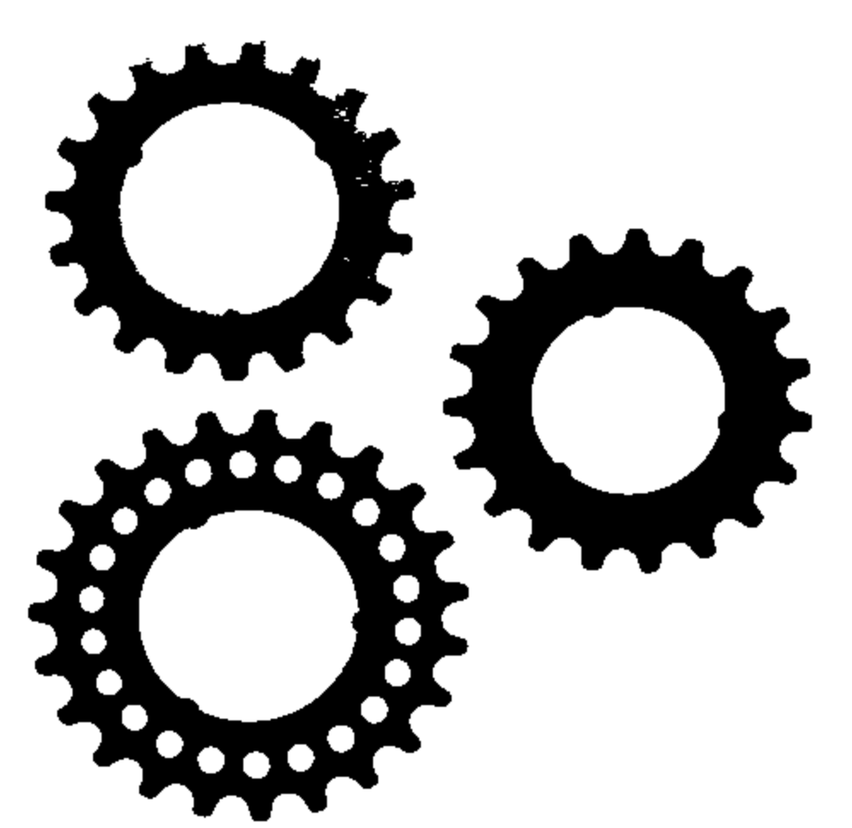
#> input picture Image Processing/images/morf.png, 852 x 828 px, shrunk from 998 x 970 before the run, found by its file name
$ jupyter execute P1_Parte4.ipynb
#> lines starting #> are read from the running program, lines starting #| are printed output that depends on the picture; after the words box and inside, x2 and y2 are one past the last pixel; in counts of white or black regions, pixels touching at a corner belong together
# Práctica 1

### Parte 4: Filtros morfológicos

[cell 1]
from PIL import Image
import numpy as np
from skimage.filters import threshold_otsu
import math

[cell 2]
im = Image.open("morf.png")
#> im is the input picture: PIL image 852x828 RGBA; mean R, G, B, A 189.9, 189.9, 189.9, 255
im.mode
#> Out = 'RGBA'

Convertimos a escala de grises:

[cell 3]
im = im.convert('L')
#> im: PIL image 852x828 L
print(im.mode)
#| L
I = np.array(im)
im

[cell 4]
np.histogram(I, bins = 256, range = (0,255))[0]
#> Out = 256 values, max 506799 at index 255, min 43 at index 125, mean 2755.7

Umbralizamos la imagen con Otsu global

[cell 5]
th = threshold_otsu(I)
#> th = 128
mask = np.zeros(I.shape)
mask[I<=th] = 255
mask = 255 - mask

[cell 6]
def Erosionado(I, size):

#> called with size = 7
    B = np.zeros((size,size))
    res = np.full(I.shape,255)

    for i in range(I.shape[0] - size + 1):
        for j in range(I.shape[1] - size + 1):
            if np.array_equal(I[i:i+size, j:j+size], B):
                res[i + size//2,j + size//2] = 0


    return res

[cell 7]
S = Erosionado(mask, 7)
im = np.uint8(S)
im = Image.fromarray(im)
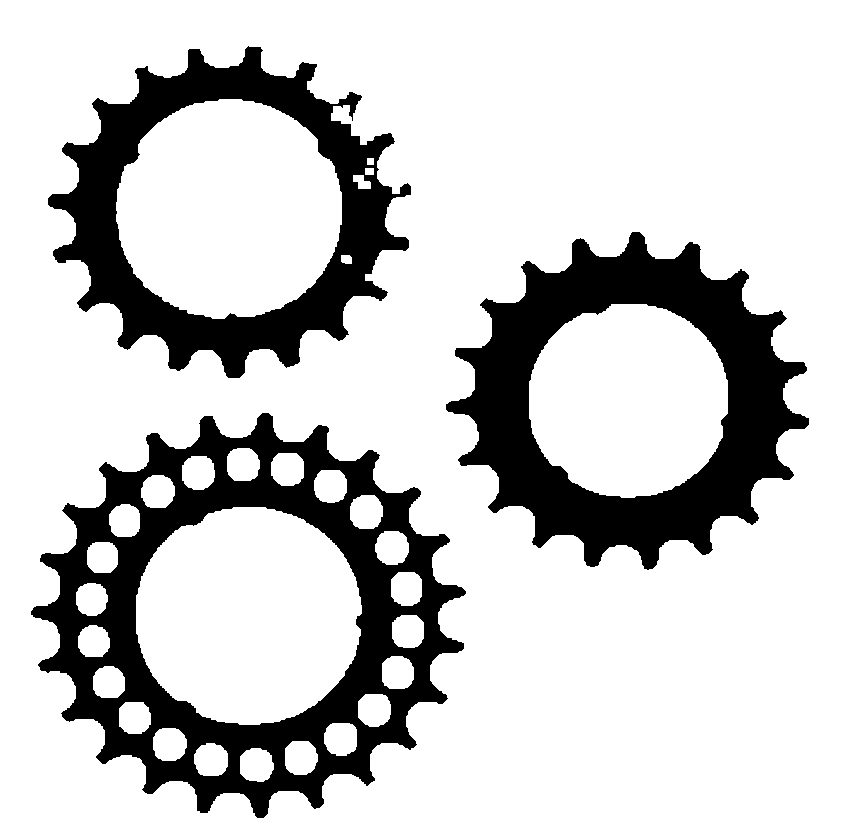
#> im: PIL image 852x828 L; 79.6% white; 3 black regions, box (x1, y1, x2, y2) and area: (31, 413, 466, 818) 57782, (446, 232, 809, 570) 48354, (48, 46, 411, 378) 37851
im

[cell 8]
def Dilatado(I,size):

#> called with size = 10
    B = np.zeros((size,size))
    res = np.full(I.shape,255)

    for i in range(I.shape[0] - size + 1):
        for j in range(I.shape[1] - size + 1):
            if B[0][0] in I[i:i+size, j:j+size]:
                res[i + size//2,j + size//2] = 0


    return res

[cell 9]
S = Dilatado(mask,10)
im = np.uint8(S)
im = Image.fromarray(im)
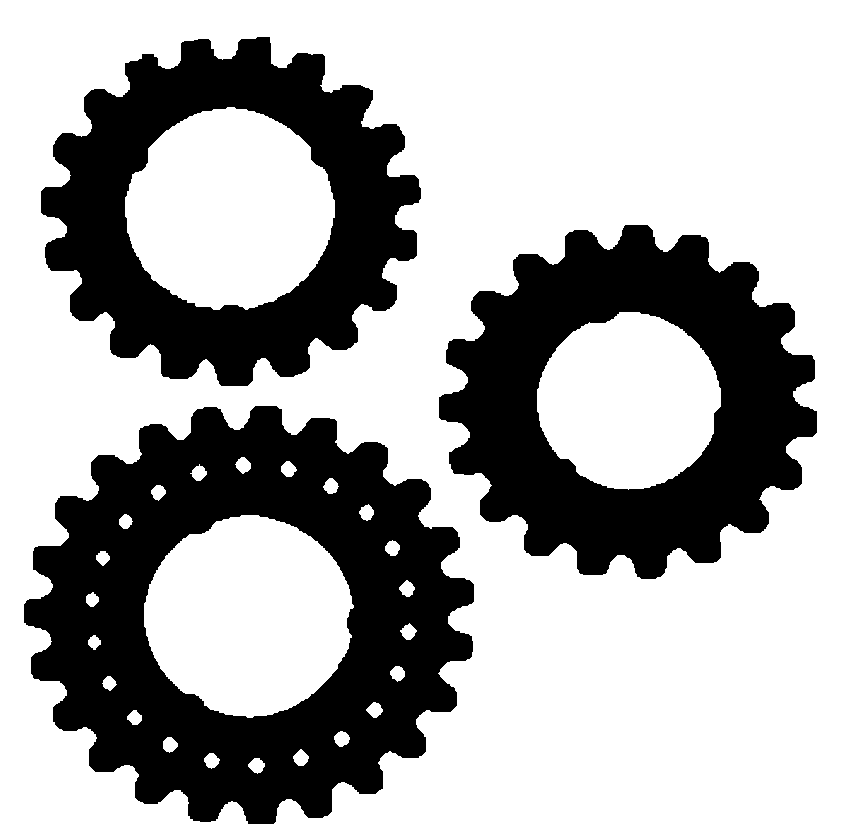
#> im: PIL image 852x828 L; 67.4% white; 3 black regions, box (x1, y1, x2, y2) and area: (24, 406, 474, 824) 99382, (439, 225, 817, 579) 69343, (41, 37, 421, 386) 61439
im

[cell 10]
def Cierre(I, size):
    img_dilatada = Dilatado(I, size)
    return Erosionado(img_dilatada, size)

[cell 11]
S = Cierre(mask,26)
im = np.uint8(S)
im = Image.fromarray(im)
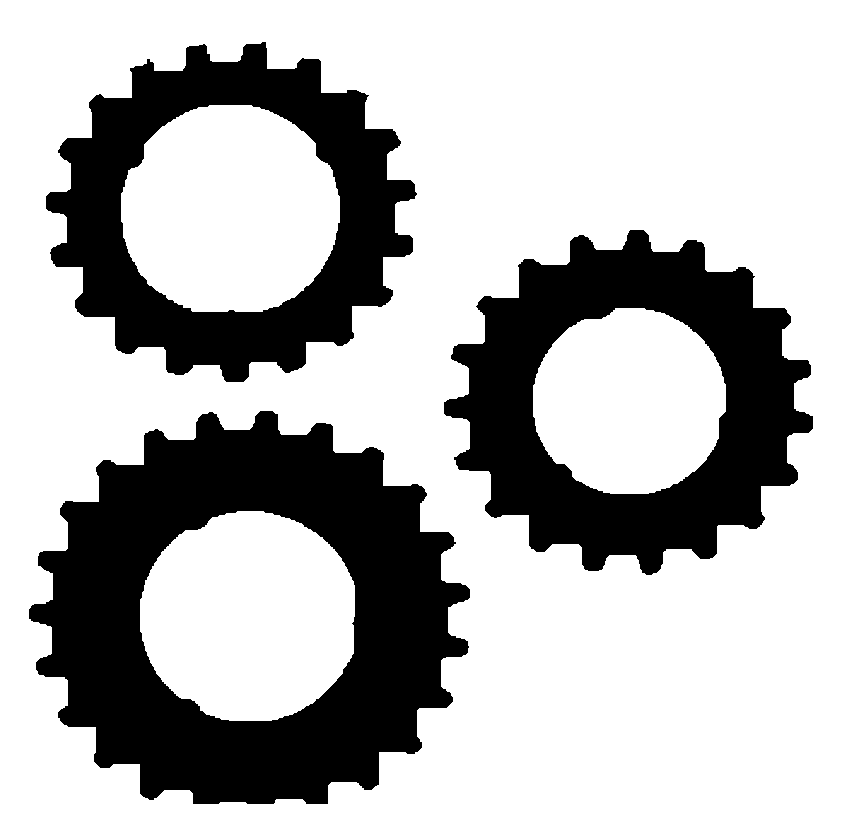
#> im: PIL image 852x828 L; 71.6% white; 3 black regions, box (x1, y1, x2, y2) and area: (29, 411, 470, 804) 90207, (444, 230, 813, 575) 59116, (46, 42, 417, 382) 51222
im

[cell 12]
def Apertura(I, size):
    img_erosionada = Erosionado(I, size)
    return Dilatado(img_erosionada, size)

[cell 13]
S = Apertura(mask,10)
im = np.uint8(S)
im = Image.fromarray(im)
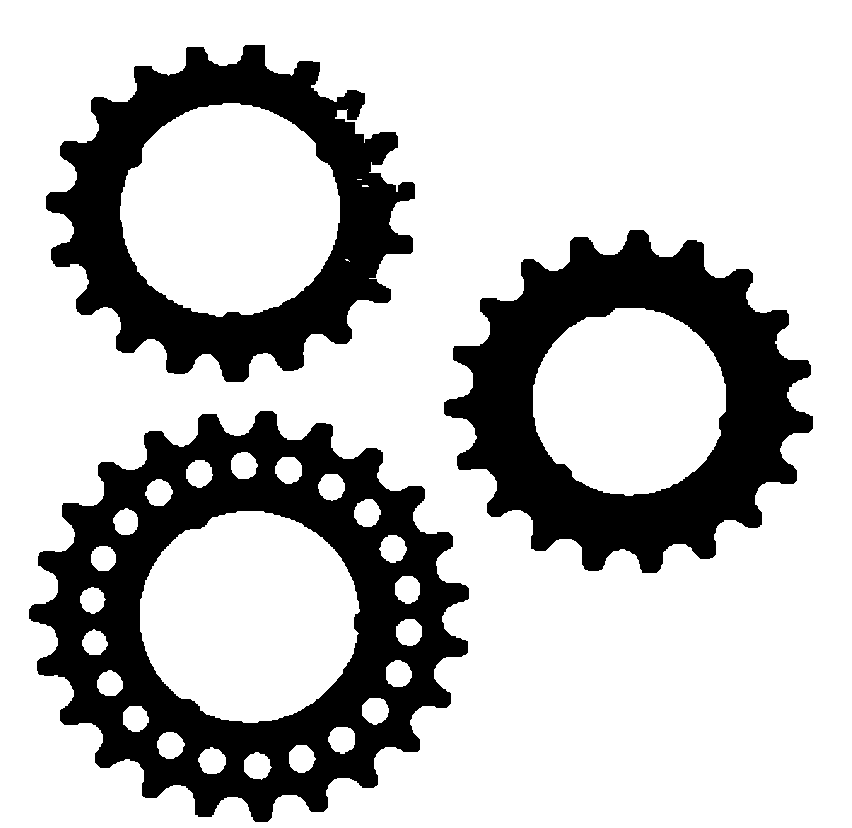
#> im: PIL image 852x828 L; 74.6% white; 3 black regions, box (x1, y1, x2, y2) and area: (29, 411, 469, 822) 75419, (444, 230, 813, 573) 56464, (46, 45, 415, 382) 47001
im
